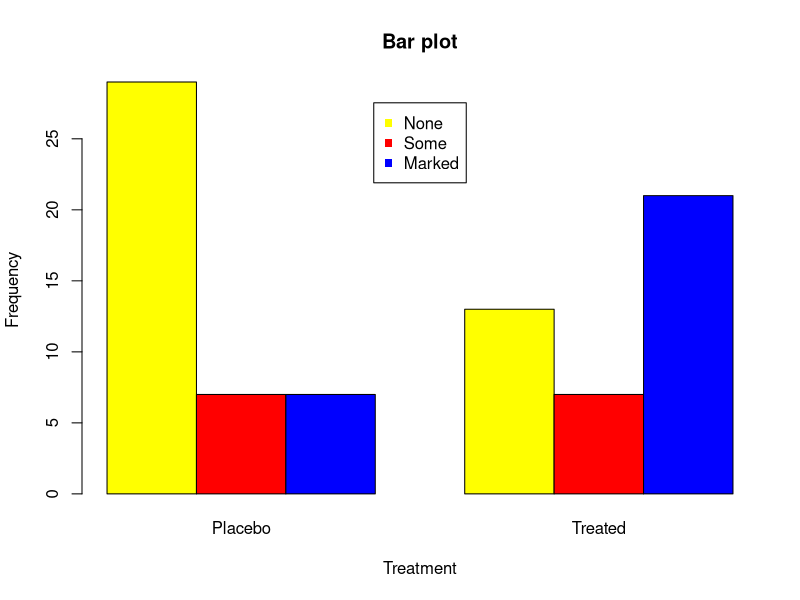

This chart was generated by the following R code:
#barplot2
library(vcd)
counts<-table(Arthritis$Improved,Arthritis$Treatment)
barplot(counts,main="Bar plot",xlab = "Treatment",ylab="Frequency",
        col=c("yellow","red","blue"),beside = TRUE)
legend("top",inset=.05,rownames(counts),pch=15,col=c("yellow","red","blue"))



